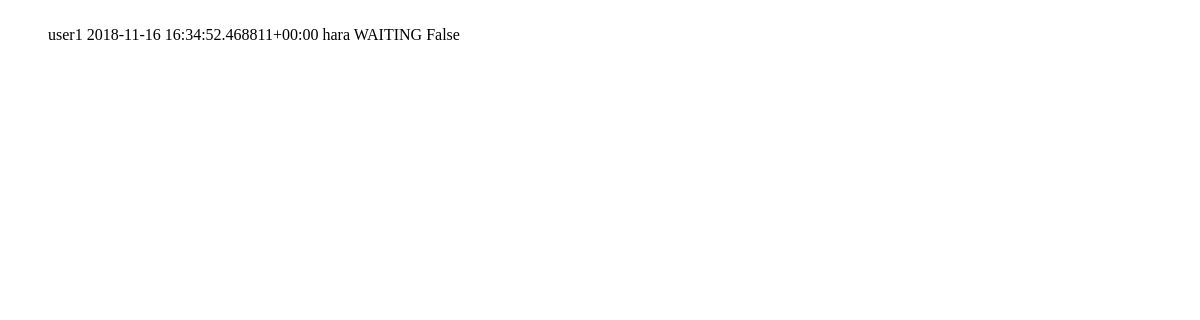
/polls/orders, run on an earlier commit of the app's database.
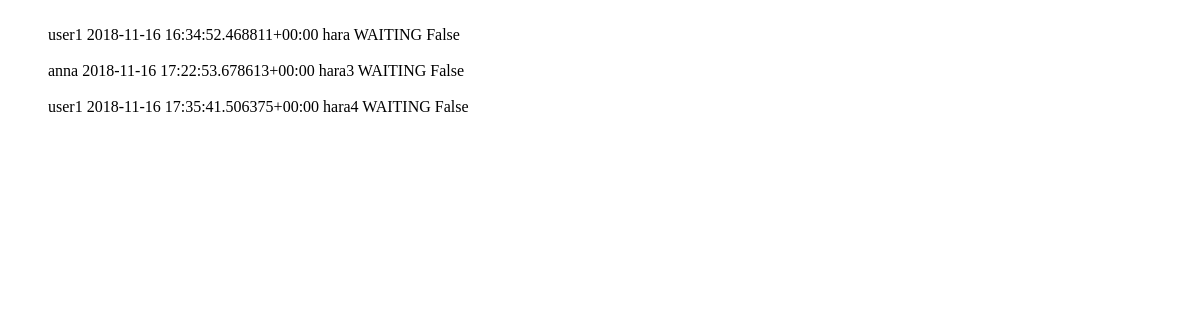
And on a later commit of the database.
### polls/models.py (models this page shows)
class Order(models.Model):
    user = models.ForeignKey(User, on_delete=models.CASCADE) #costumer ID
    orderDate = models.DateTimeField(auto_now_add=True) #the date of order creation
    ORDER_STATUS = (
        ('W', 'WAITING'),
        ('R', 'READY'),
        ('T', 'TAKE'),
    )
    orderStatus = models.CharField(max_length=1, choices=ORDER_STATUS, default='WAITING')
    remarks = models.CharField(max_length=300)  #remarks of the order
    ifSupplied = models.BooleanField(default=False)
    def __str__(self):
        return str(self.user) + " " +str(self.orderDate) +" " + str(self.remarks) + " " +str(self.orderStatus) + " " + str(self.ifSupplied)

### polls/views.py (the view)
# urls.py: path('orders', views.OrderView.as_view(), name='orders'),
class OrderView(generic.ListView):
    context_object_name = 'all_generics'
    template_name = 'polls/generic_list.html'
    def get_queryset(self):
        return Order.objects.all()

### polls/models.py (called while the page is built)
def get_first_name(self):
    return str(self.username)

### polls/templates/polls/generic_list.html
{% if all_generics %}
    <ul>
    {% for generic in all_generics %}
        <br>{{generic}}</br>
    {% endfor %}
    </ul>
{% else %}
    <p>No items are available.</p>
{% endif %}

What changed in the data, as far as the page shows it:
added Order: user+orderDate+remarks "anna 2018-11-16 17:22:53.678613+00:00 hara3 WAITING False"
added Order: user+orderDate+remarks "user1 2018-11-16 17:35:41.506375+00:00 hara4 WAITING False"
